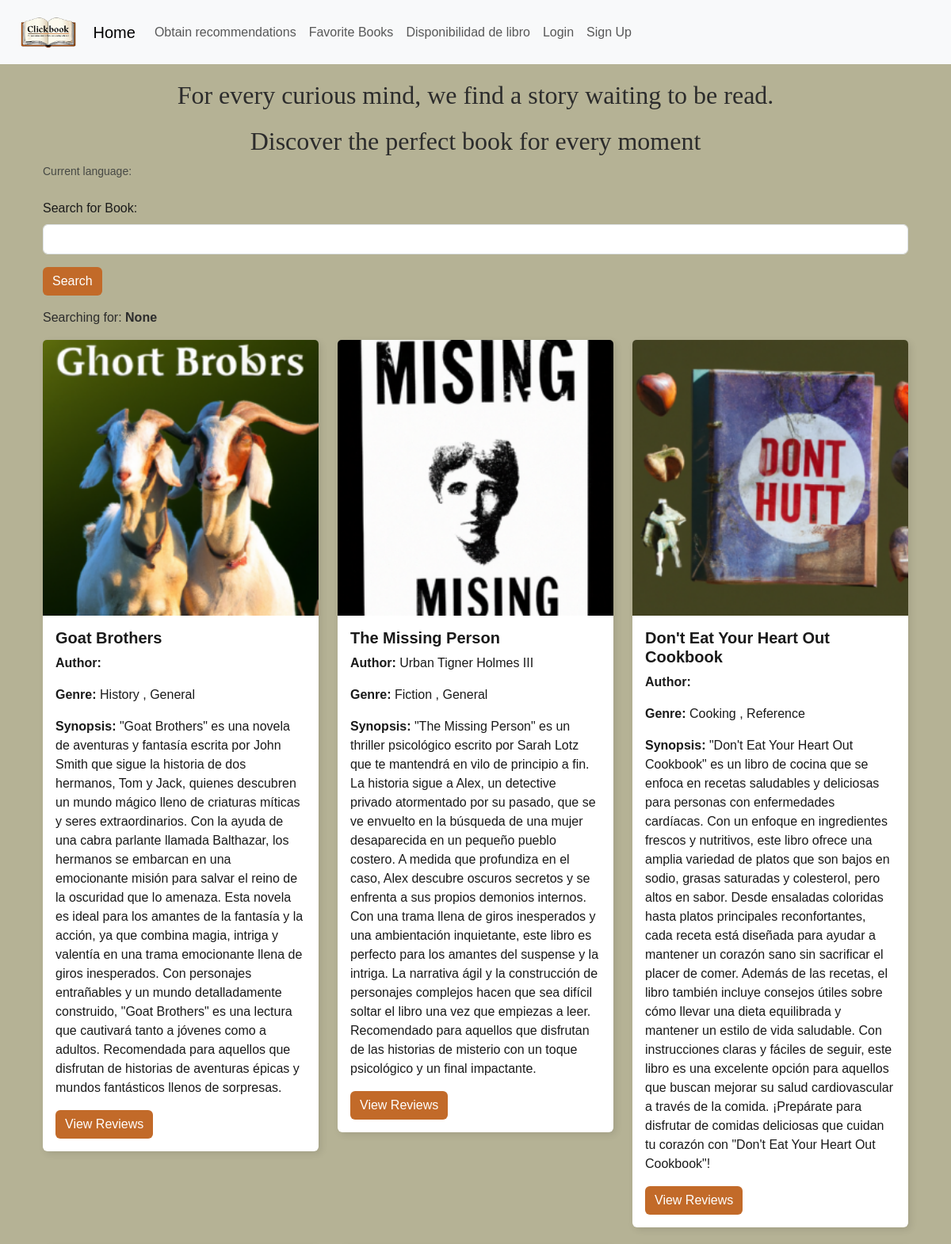
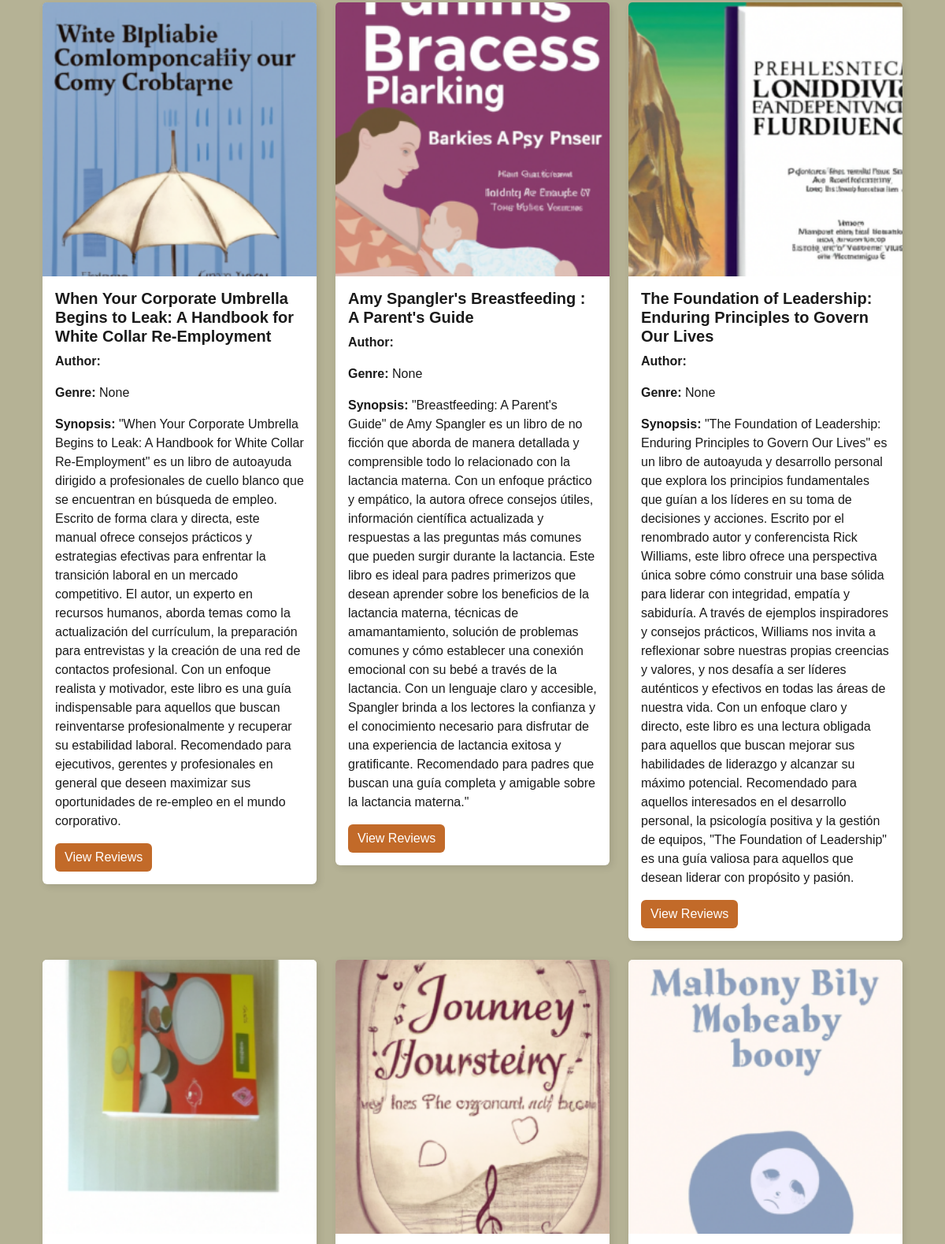
The page / (upper part) on the database its author committed (2 pictures, top to bottom).
### book/models.py (models this page shows, shortened)
class Book(models.Model):
    title = models.CharField(max_length=100)
    author = models.CharField(max_length=100)
    image = models.ImageField(upload_to='book_images/', default='book_images/default_nia.jpg', blank=True, null=True)
    genre = models.CharField(max_length=255, null=True, blank=True)
    synopsis = models.TextField(blank=True, null=True)
    url = models.URLField(null=True, blank=True)
    emb = models.BinaryField(default=get_default_array())

### book/views.py (the view)
# urls.py: 2. Add a URL to urlpatterns:  path('', views.home, name='home')
def home(request):
    searchTerm = request.GET.get('searchBook')
    print("Idioma activo:", get_language())
    if searchTerm:
        books = Book.objects.filter(title__icontains=searchTerm)
    else:
        books = Book.objects.all()
    favorite_book_ids = []
    book_statuses = {}
    if request.user.is_authenticated:
        favorite_books = FavoriteBook.objects.filter(user=request.user)
        favorite_book_ids = [fav.book.id for fav in favorite_books]
        statuses = BookStatus.objects.filter(user=request.user, book__in=books)
        book_statuses = {bs.book.id: bs.status for bs in statuses}
    return render(request, "home.html", {
        "searchTerm": searchTerm,
        "books": books,
        "favorite_book_ids": favorite_book_ids,
        "book_statuses": book_statuses,
    })

### book/templates/home.html (shortened to what this page needs)
{% extends 'base.html' %}
{% load static %}
{% load custom_tags %}
{% block content %}
{% load i18n %}
<head>
    <link href="https://cdn.jsdelivr.net/npm/bootstrap@5.3.0/dist/css/bootstrap.min.css" rel="stylesheet">
    <link rel="stylesheet" href="{% static 'css/styles.css' %}">
</head>
<div class="container">
    <h1 class="title">{%trans "For every curious mind, we find a story waiting to be read." %}</h1>
    <h1 class="title">{%trans "Discover the perfect book for every moment" %}</h1>
    <p class="text-muted small">Current language: {{ LANGUAGE_CODE }}</p>
    <form action="" class="mt-4">
        <div class="mb-3">
            <label for="searchBook" class="form-label">{%trans "Search for Book:" %}</label>
            <input type="text" class="form-control" name="searchBook" />
        </div>
        <button type="submit" class="btn btn-primary">{%trans "Search" %}</button>
    </form>
    <p class="mt-3">{%trans "Searching for:" %} <strong>{{ searchTerm }}</strong></p>
    <div class="row row-cols-1 row-cols-md-3 g-4">
        {% for book in books %}
        <div class="col">
            <div class="card">
                {% if book.image and book.image.url %}
                    <img class="card-img-top" src="{{ book.image.url }}" alt="{{ book.title }}">
                {% else %}
                    <img class="card-img-top" src="{% static 'book_images/default_nia.jpg' %}" alt="{{ book.title }}">
                {% endif %}
                <div class="card-body">
                    <h5 class="card-title fw-bold">{{ book.title }}</h5>
                    <p class="card-text"><strong>{%trans "Author:" %}</strong> {{ book.author }}</p>
                    <p class="card-text"><strong>{%trans "Genre:" %}</strong> {{ book.genre }}</p>
                    <p class="card-text"><strong>{%trans "Synopsis:" %}</strong> {{ book.synopsis }}</p>
                    <a href="{% url 'book_reviews' book.id %}" class="btn btn-primary">{%trans "View Reviews" %}</a>
                </div>
            </div>
        </div>
        {% endfor %}
    </div>
</div>
{% endblock content %}

### Clickbook/static/css/styles.css (style rules this page uses)
body { background: linear-gradient(to bottom, #B5B295, #B5B295); color: #2C2C2C; font-family: Arial, sans-serif; }
.title { font-family: 'Lobster', cursive; font-size: 32px; text-align: center; margin-top: 20px; }
.form-label, .card-title, .card-text { color: #1A1A1A; }
.btn-primary { background-color: #C26A29; border: none; }
.card { border: none; box-shadow: 3px 3px 10px rgba(0, 0, 0, 0.1); }

### rows shown on the page
Book: shows a picture, title "Goat Brothers", genre "History , General", synopsis "\"Goat Brothers\" es una novela de aventuras y fantasía escrita por John Smith que sigue la historia de dos hermanos, Tom y Jack, quienes descubren un mundo mágico lleno de criaturas míticas y seres extraordinarios. Con la ayuda de una cabra parlante llamada Balthazar, los hermanos se embarcan en una emocionante misión para salvar el reino de la oscuridad que lo amenaza. Esta novela es ideal para los amantes de la fantasía y la acción, ya que combina magia, intriga y valentía en una trama emocionante llena de giros inesperados. Con personajes entrañables y un mundo detalladamente construido, \"Goat Brothers\" es una lectura que cautivará tanto a jóvenes como a adultos. Recomendada para aquellos…"
Book: image (picture), title "The Missing Person", author "Urban Tigner Holmes III", genre "Fiction , General", synopsis "\"The Missing Person\" es un thriller psicológico escrito por Sarah Lotz que te mantendrá en vilo de principio a fin. La historia sigue a Alex, un detective privado atormentado por su pasado, que se ve envuelto en la búsqueda de una mujer desaparecida en un pequeño pueblo costero. A medida que profundiza en el caso, Alex descubre oscuros secretos y se enfrenta a sus propios demonios internos. Con una trama llena de giros inesperados y una ambientación inquietante, este libro es perfecto para los amantes del suspense y la intriga. La narrativa ágil y la construcción de personajes complejos hacen que sea difícil soltar el libro una vez que empiezas a leer. Recomendado para aquellos que…"
Book: shows a picture, title "Don't Eat Your Heart Out Cookbook", genre "Cooking , Reference", synopsis "\"Don't Eat Your Heart Out Cookbook\" es un libro de cocina que se enfoca en recetas saludables y deliciosas para personas con enfermedades cardíacas. Con un enfoque en ingredientes frescos y nutritivos, este libro ofrece una amplia variedad de platos que son bajos en sodio, grasas saturadas y colesterol, pero altos en sabor. Desde ensaladas coloridas hasta platos principales reconfortantes, cada receta está diseñada para ayudar a mantener un corazón sano sin sacrificar el placer de comer. Además de las recetas, el libro también incluye consejos útiles sobre cómo llevar una dieta equilibrada y mantener un estilo de vida saludable. Con instrucciones claras y fáciles de seguir, este libro es…"
Book: shows a picture, title "When Your Corporate Umbrella Begins to Leak: A Handbook for White Collar Re-Employment", genre "None", synopsis "\"When Your Corporate Umbrella Begins to Leak: A Handbook for White Collar Re-Employment\" es un libro de autoayuda dirigido a profesionales de cuello blanco que se encuentran en búsqueda de empleo. Escrito de forma clara y directa, este manual ofrece consejos prácticos y estrategias efectivas para enfrentar la transición laboral en un mercado competitivo. El autor, un experto en recursos humanos, aborda temas como la actualización del currículum, la preparación para entrevistas y la creación de una red de contactos profesional. Con un enfoque realista y motivador, este libro es una guía indispensable para aquellos que buscan reinventarse profesionalmente y recuperar su estabilidad laboral.…"
Book: shows a picture, title "Amy Spangler's Breastfeeding : A Parent's Guide", genre "None", synopsis "\"Breastfeeding: A Parent's Guide\" de Amy Spangler es un libro de no ficción que aborda de manera detallada y comprensible todo lo relacionado con la lactancia materna. Con un enfoque práctico y empático, la autora ofrece consejos útiles, información científica actualizada y respuestas a las preguntas más comunes que pueden surgir durante la lactancia. Este libro es ideal para padres primerizos que desean aprender sobre los beneficios de la lactancia materna, técnicas de amamantamiento, solución de problemas comunes y cómo establecer una conexión emocional con su bebé a través de la lactancia. Con un lenguaje claro y accesible, Spangler brinda a los lectores la confianza y el conocimiento…"
Book: shows a picture, title "The Foundation of Leadership: Enduring Principles to Govern Our Lives", genre "None", synopsis "\"The Foundation of Leadership: Enduring Principles to Govern Our Lives\" es un libro de autoayuda y desarrollo personal que explora los principios fundamentales que guían a los líderes en su toma de decisiones y acciones. Escrito por el renombrado autor y conferencista Rick Williams, este libro ofrece una perspectiva única sobre cómo construir una base sólida para liderar con integridad, empatía y sabiduría. A través de ejemplos inspiradores y consejos prácticos, Williams nos invita a reflexionar sobre nuestras propias creencias y valores, y nos desafía a ser líderes auténticos y efectivos en todas las áreas de nuestra vida. Con un enfoque claro y directo, este libro es una lectura obligada…"
Book: shows a picture
Book: shows a picture
Book: shows a picture

### other values the page prints
{{ searchTerm }} "None"
